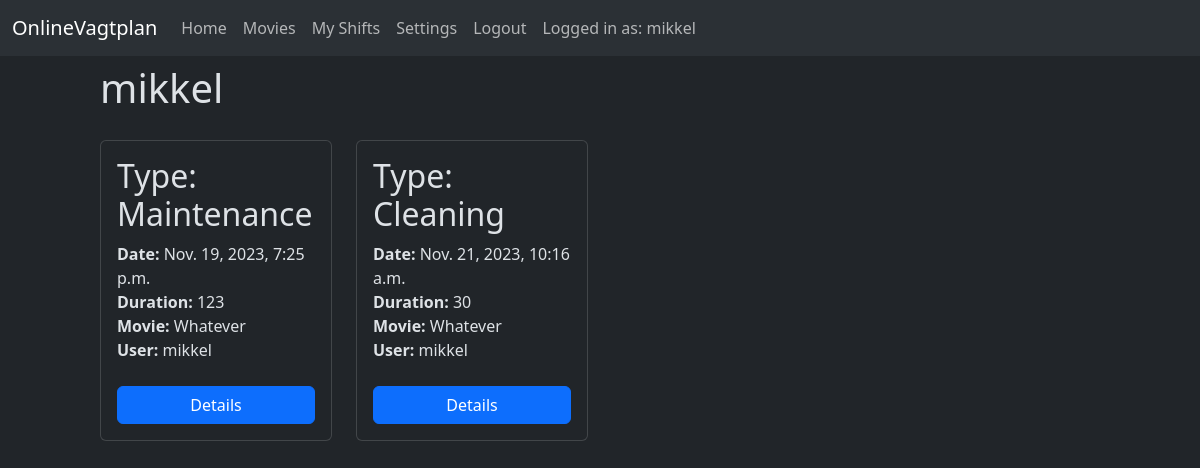
The app's page /volunteers/3 (signed in), older data.
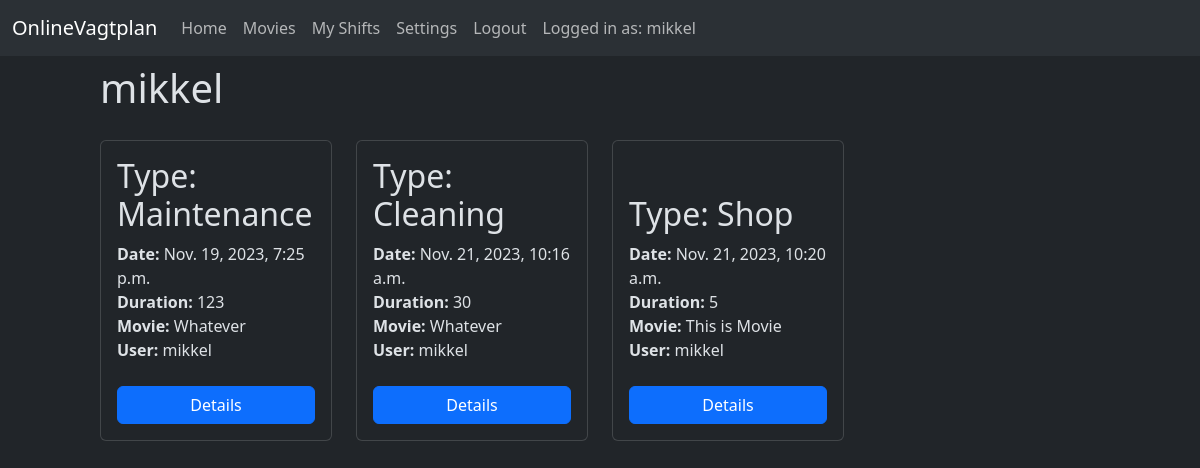
The same page, newer data.
### shiftbooker/models.py (models this page shows, shortened)
class Shift(models.Model):
    SHIFT_TYPES = (
        ("m", "Maintenance"),
        ("s", "Shop"),
        ("c", "Cleaning"),
        ("o", "A/V Operations"),
        ("p", "Event Planning"),
    )
    shift_type = models.CharField(
        max_length=1,
        choices=SHIFT_TYPES,
    )
    date = models.DateTimeField()
    duration = models.IntegerField()
    movie = models.ForeignKey("Movie", on_delete=models.CASCADE)
    user = models.ForeignKey(
        settings.AUTH_USER_MODEL, on_delete=models.SET_NULL, null=True, blank=True
    )
    class Meta:
        pass
    def get_absolute_url(self):
        return reverse("shift-detail", args=[str(self.id)])

class Movie(models.Model):
    title = models.CharField(max_length=200)
    date = models.DateTimeField()
    duration = models.IntegerField()
    poster = models.ImageField(
        upload_to="", height_field=None, width_field=None, max_length=None, blank=True
    )
    class Meta:
        ordering = ["date"]
    def __str__(self):
        return self.title

class User(AbstractUser):
    registered = models.DateField(
        ("Registration Date"), auto_now=False, auto_now_add=True
    )
    phone = models.CharField(max_length=100)
    shifts_taken = models.IntegerField("Number of shifts taken", default=0)
    objects = CustomUserManager()
    class Meta(AbstractUser.Meta):
        swappable = "AUTH_USER_MODEL"
        permissions = (("can_view_users_shifts", "Can view users and shifts"),)

### shiftbooker/views.py (the view)
class VolunteerDetailView(LoginRequiredMixin, generic.DetailView):
    template_name = "shiftbooker/volunteer_detail.html"
    model = get_user_model()
    context_object_name = "volunteer"
    def get_context_data(self, **kwargs):
        context = super().get_context_data(**kwargs)
        context["shift_list"] = Shift.objects.all()
        return context

### templates/shiftbooker/volunteer_detail.html
{% extends "base.html" %}
{% block content %}
{% if volunteer.name %}
<h1> {{ volunteer.name }}</h1>
{% else %}
<h1> {{ volunteer.username }}</h1>
{% endif %}
<div class="row" style="padding-top:20px;">
    {% for shift in shift_list %}
    {% if volunteer == shift.user %}
    <div class="col-3 mb-4">
      <div class="card" style="height:100%">
        <div class="card-body d-flex flex-column">
          <div class="flex-grow-1"></div>
          <h2>Type: {{ shift.get_shift_type_display }}</h2>
          <p class="card-text" style="margin-bottom:0px"><strong>Date:</strong> {{ shift.date }}</p>
          <p class="card-text" style="margin-bottom:0px"><strong>Duration:</strong> {{ shift.duration }}</p>
          <p class="card-text" style="margin-bottom:0px"><strong>Movie:</strong> {{ shift.movie }}</p>
          <p class="card-text" style="margin-bottom:0px"><strong>User:</strong> {{ shift.user.username }}</p>
          <br>
          <a href="{{ shift.get_absolute_url }}" class="btn btn-primary mt-auto">Details</a>
        </div>
      </div>
    </div>
    {% endif %}
    {% endfor %}
  </div>
  </div>
{% endblock %}

Row changes from the older to the newer data that the page shows:
now on this page (row edited): Shift: shift_type "Shop", date "Nov. 21, 2023, 10:20 a.m.", duration "5", movie "This is Movie", user.username "mikkel"
